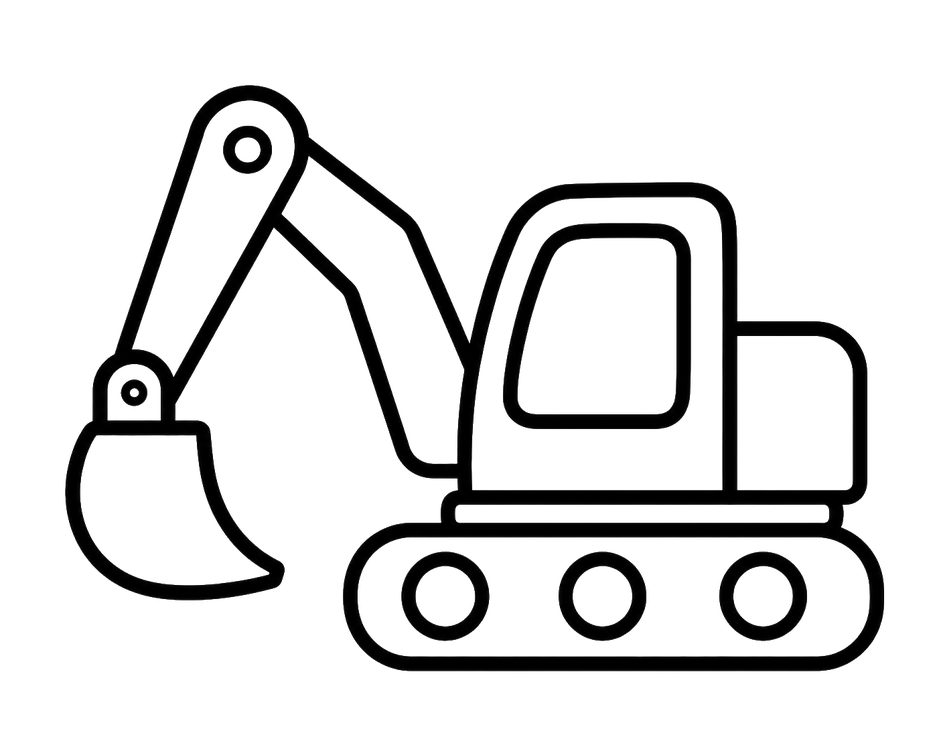
#> input picture drawing_transparent/Excavator-BlackSolid.png, 939 x 751 px, shrunk from 1402 x 1122 before the run; its folder holds only this picture in this run
$ python crop_transparent.py
#> lines starting #> are read from the running program, lines starting #| are printed output that depends on the picture
#> in main, img is the input picture: PIL image 939x751 RGBA; mean R, G, B, A 3, 3, 3, 33.7
#!/usr/bin/env python3
"""裁剪 PNG 透明区域，四周保留 40dp 透明间距，输出 1:1 正方形。

用法:
    python crop_transparent.py                  # 默认间距 40px
    python crop_transparent.py --margin 60     # 自定义间距
    python crop_transparent.py --filter PoliceCar  # 仅处理含关键字文件
"""

import argparse
import os
import sys
from PIL import Image

INPUT_DIR = "drawing_transparent"
OUTPUT_DIR = "drawing_cropped"
DEFAULT_MARGIN = 40


def find_content_bbox(img):
    """返回非透明像素的包围盒 (left, top, right, bottom)，无内容返回 None。"""
    w, h = img.size
#> w = 939; h = 751
    alpha = img.split()[-1].load()

    left = w
#> left = 939
    top = h
#> top = 751
    right = 0
    bottom = 0

    for y in range(h):
        for x in range(w):
            if alpha[x, y] > 0:
                if x < left:
                    left = x
                if y < top:
                    top = y
                if x > right:
                    right = x
                if y > bottom:
                    bottom = y
#> after the loop, bottom = 673; left = 62; right = 886; top = 82

    if left > right or top > bottom:
        return None
    return left, top, right + 1, bottom + 1


def crop_and_square(img, margin):
    """裁剪并输出 1:1 正方形。"""
    bbox = find_content_bbox(img)
#> bbox = (62, 82, 887, 674)
    if bbox is None:
        return img

    left, top, right, bottom = bbox
#> left = 62; top = 82; right = 887; bottom = 674
    left = max(0, left - margin)
#> left = 22
    top = max(0, top - margin)
#> top = 42
    right = min(img.width, right + margin)
#> right = 927
    bottom = min(img.height, bottom + margin)
#> bottom = 714

    content_w = right - left
#> content_w = 905
    content_h = bottom - top
#> content_h = 672
    side = max(content_w, content_h)
#> side = 905

    offset_x = (side - content_w) // 2
#> offset_x = 0
    offset_y = (side - content_h) // 2
#> offset_y = 116

    result = Image.new("RGBA", (side, side), (0, 0, 0, 0))
#> result: PIL image 905x905 RGBA; every value is 0
    content = img.crop((left, top, right, bottom))
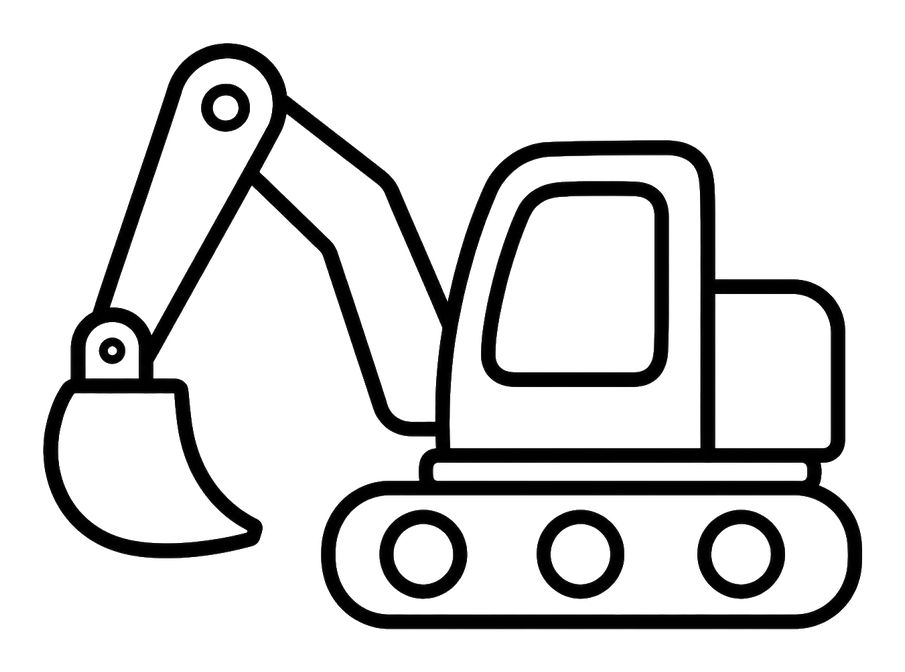
#> content: PIL image 905x672 RGBA; mean R, G, B, A 3.5, 3.5, 3.5, 39.1; transparent parts drawn white
    result.paste(content, (offset_x, offset_y))
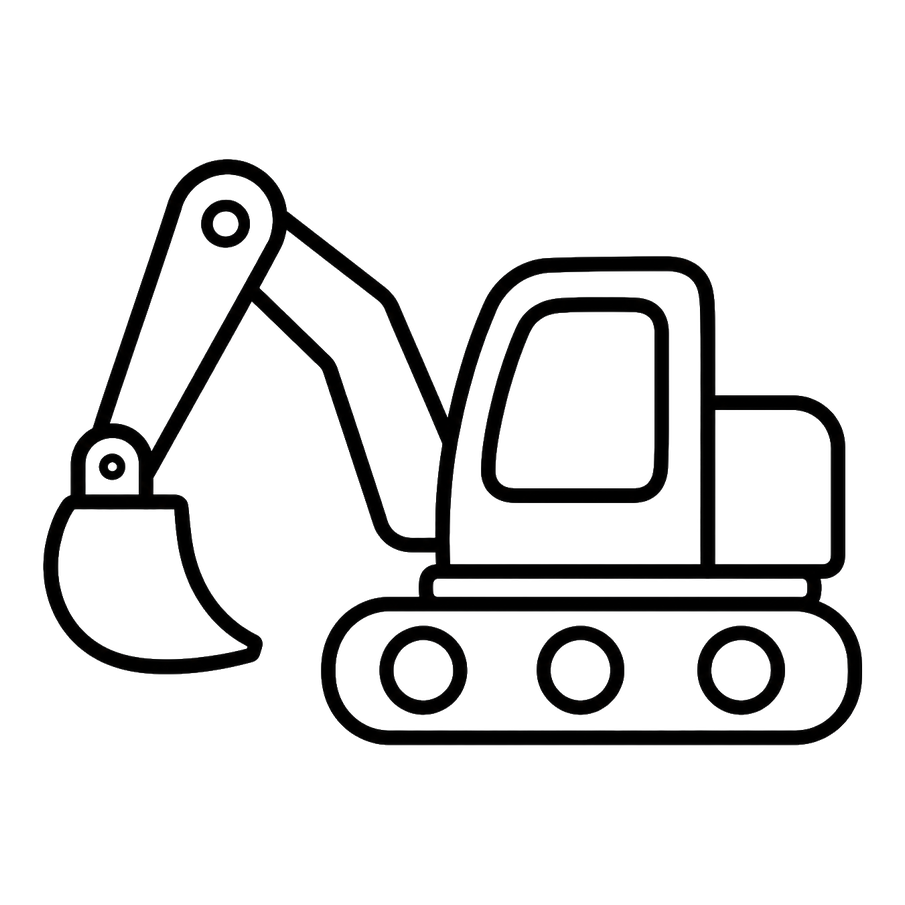
#> result: PIL image 905x905 RGBA; mean R, G, B, A 2.6, 2.6, 2.6, 29; transparent parts drawn white
    return result


def main():
    parser = argparse.ArgumentParser(description="裁剪透明 PNG")
    parser.add_argument("-m", "--margin", type=int, default=DEFAULT_MARGIN)
    parser.add_argument("-f", "--filter", type=str, default=None)
    args = parser.parse_args()

    if not os.path.isdir(INPUT_DIR):
        print(f"[ERROR] 目录不存在: {INPUT_DIR}")
        sys.exit(1)

    os.makedirs(OUTPUT_DIR, exist_ok=True)

    png_files = [f for f in os.listdir(INPUT_DIR) if f.lower().endswith(".png")]
    if args.filter:
        png_files = [f for f in png_files if args.filter in f]

    if not png_files:
        print("[INFO] 无匹配文件")
        return

    for filename in png_files:
        in_path = os.path.join(INPUT_DIR, filename)
        out_path = os.path.join(OUTPUT_DIR, filename)

        img = Image.open(in_path).convert("RGBA")
        result = crop_and_square(img, args.margin)
        result.save(out_path, "PNG")
        print(f"[OK] {filename} -> {result.size[0]}x{result.size[1]}")
#| [OK] Excavator-BlackSolid.png -> 905x905

    print(f"\n完成！处理了 {len(png_files)} 张图片")


if __name__ == "__main__":
    main()

$ run again, on drawing_transparent/FireTruck-BlackSolid.png
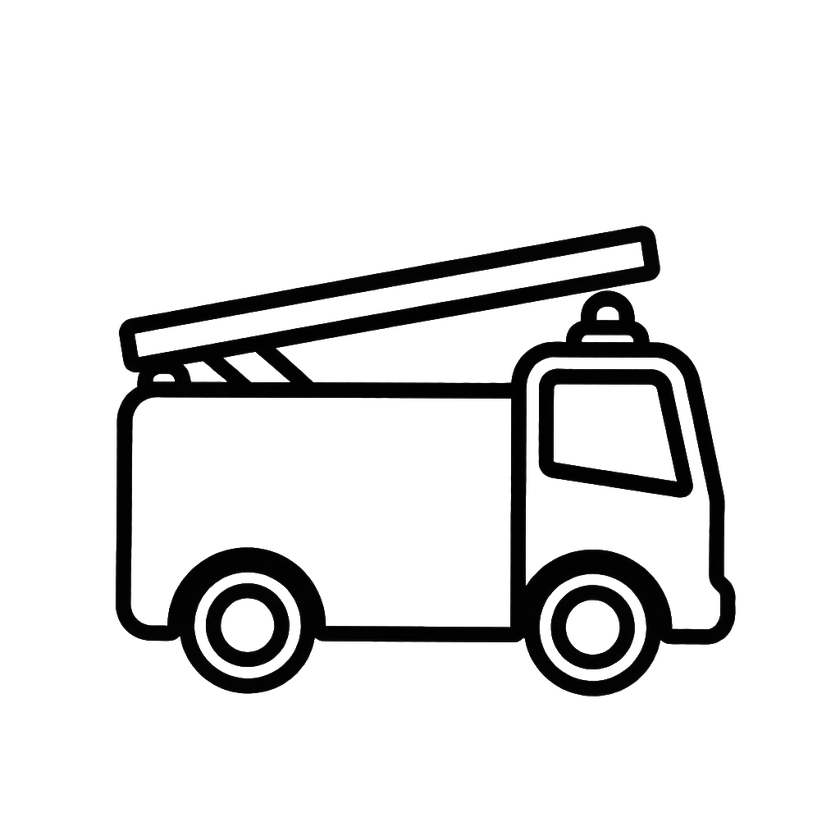
#> input picture drawing_transparent/FireTruck-BlackSolid.png, 840 x 840 px, shrunk from 1024 x 1024 before the run
#> in main, img is the input picture: PIL image 840x840 RGBA; mean R, G, B, A 2, 2, 2.1, 28.2
#> bbox = (113, 223, 738, 699)
#> in crop_and_square, `left, top, right, bottom = bbox`: left = 113; top = 223; right = 738; bottom = 699
#> in crop_and_square, `left = max(0, left - margin)`: left = 73
#> in crop_and_square, `top = max(0, top - margin)`: top = 183
#> in crop_and_square, `right = min(img.width, right + margin)`: right = 778
#> in crop_and_square, `bottom = min(img.height, bottom + margin)`: bottom = 739
#> content_w = 705
#> content_h = 556
#> side = 705
#> offset_x = 0
#> offset_y = 74
#> in crop_and_square, `content = img.crop((left, top, right, bottom))`:
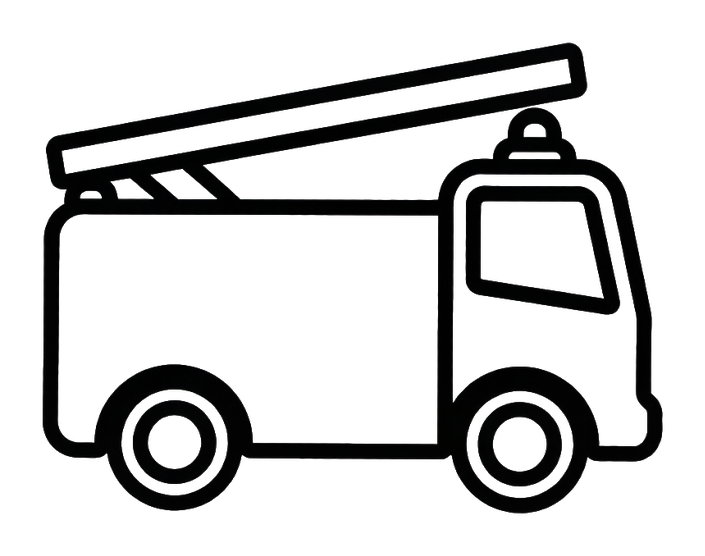
#> content: PIL image 705x556 RGBA; mean R, G, B, A 3.6, 3.7, 3.7, 50.8; transparent parts drawn white
#> in crop_and_square, `result.paste(content, (offset_x, offset_y))`:
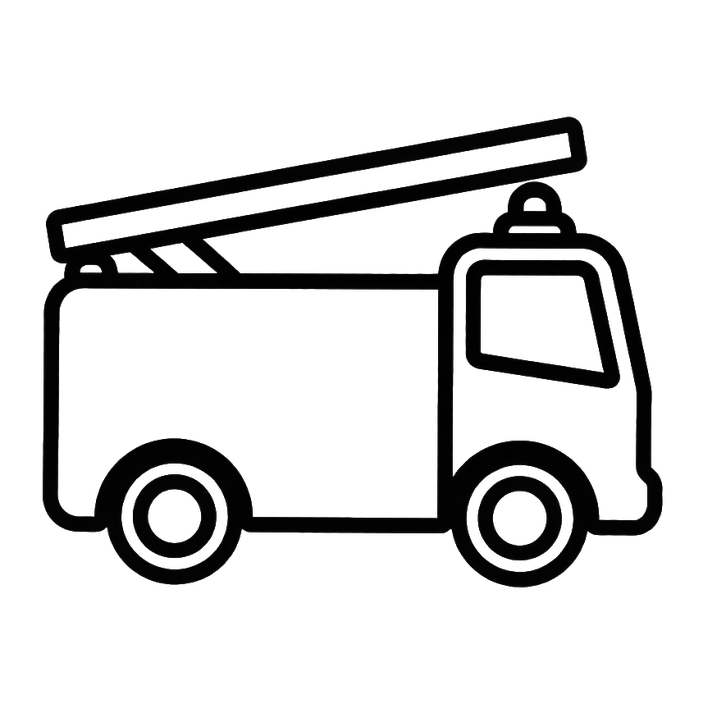
#> result: PIL image 705x705 RGBA; mean R, G, B, A 2.8, 2.9, 2.9, 40.1; transparent parts drawn white
#| [OK] FireTruck-BlackSolid.png -> 705x705
